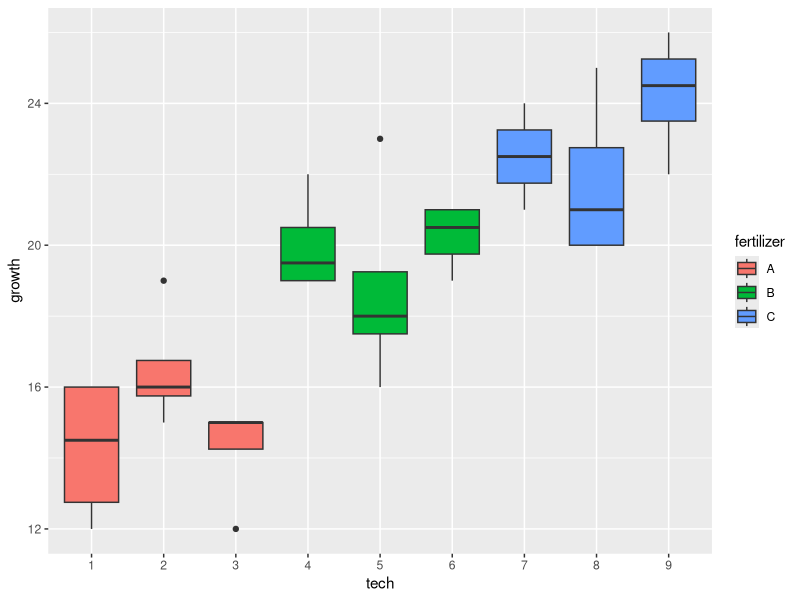

Recreate this plot in R.
library(tidyverse)
library(lme4)
library(lmerTest)
library(conflicted)
conflict_prefer("lmer", "lmerTest")

#Load data
df <- data.frame(growth=c(13, 16, 16, 12, 15, 16, 19, 16, 15, 15, 12, 15,
                          19, 19, 20, 22, 23, 18, 16, 18, 19, 20, 21, 21,
                          21, 23, 24, 22, 25, 20, 20, 22, 24, 22, 25, 26),
                 fertilizer=rep(c('A', 'B', 'C'), each=12),
                 tech=factor(rep(1:9, each=4)),
                 tech2 = factor(rep(rep(1:3, each=4), 3)))

#create boxplots to visualize plant growth
ggplot(df, aes(x=tech, y=growth, fill=fertilizer)) +
  geom_boxplot()

contrasts(df$tech2) = contr.sum(3)
mod1 <- lm(growth ~ fertilizer/tech2, data = df)
summary(mod1)
anova(mod1)
#Equivalently, aov(growth ~ fertilizer/tech2, data = df) or 
# aov(growth ~ fertilizer/tech, data = df) or 
# aov(growth ~ fertilizer*tech, data = df) or 
# aov(growth ~ fertilizer + tech, data = df) 

mod2 <- aov(growth ~ fertilizer + Error(tech), data = df)
summary(mod2)

mod2.1 <- lmer(growth ~ fertilizer + (1 | tech), data = df)
summary(mod2.1)
anova(mod2.1)
#as.data.frame(ranef(mod2.1))


gdf <- group_by(df, tech) %>%
  summarise(fertilizer = first(fertilizer), growth = mean(growth))


mod3 <- lm(growth ~ fertilizer, data = gdf)
summary(mod3)

#################3 New data ############################3
scores <- c(25, 29, 14, 11, 11, 6, 22, 18, 17, 20, 5, 2)
school <- factor(c("A", "A", "A", "A", "B", "B", "B", "B", "C", "C", "C", "C"))
teacher <- factor(c(1, 1, 2, 2, 3, 3, 4, 4, 5, 5, 6, 6))
teacher2 <- factor(c(1, 1, 2, 2, 1, 1, 2, 2, 1, 1, 2, 2))
df2 <- data.frame(scores, school, teacher, teacher2)

res2 <- lm(scores ~ school + school/teacher2)
anova(res2)
summary(res2)
